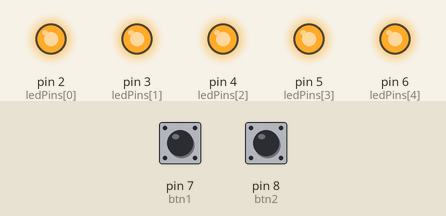
The sketch below on a simulated Arduino Uno, built with avr-gcc and run on an emulated ATmega328P. Parts: output pins drawn as LEDs (lit = HIGH). Dashed ring = blinking. The test bench sets the inputs (shaded band); at power-on: pin 8 (btn2) HIGH, pin 7 (btn1) HIGH.

Above: at 0.75 s.
1.3 s: pin 8 (btn2) pulled LOW for 0.15 s
4.4 s: pin 7 (btn1) pulled LOW for 0.15 s
At 7.4 s:
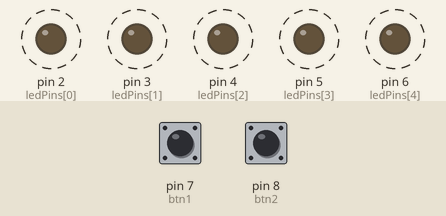
7.5 s: pin 7 (btn1) pulled LOW for 1 s
At 11.22 s:
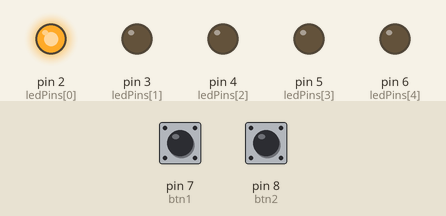
11.5 s: pin 7 (btn1) pulled LOW for 3.2 s
At 17.74 s:
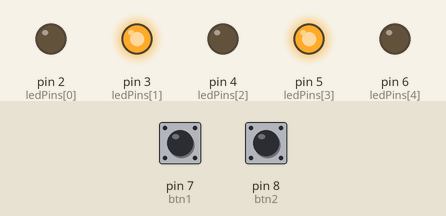
Timing chart, 0 to 21.7 s (numbered marks = the images above; inputs shaded):
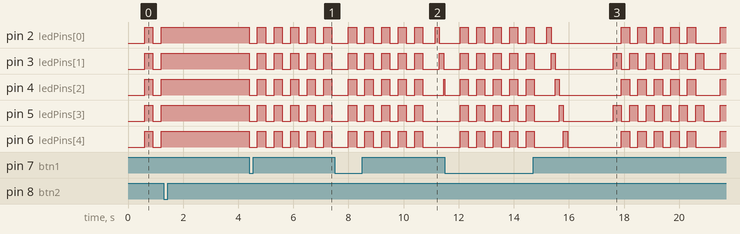

Measured:
- after the input at 1.3 s, pin 2 (ledPins[0]), pin 3 (ledPins[1]), pin 4 (ledPins[2]), pin 5 (ledPins[3]), pin 6 (ledPins[4]): stops changing and stays HIGH

The sketch:

nhay-led.ino
```cpp
const int ledPins[5] = {2, 3, 4, 5, 6};
const int btn1 = 7;
const int btn2 = 8;

int lastBtn1 = HIGH;
int lastBtn2 = HIGH;

unsigned long prevMillis = 0;
unsigned long pauseStart = 0;

bool pauseMode = false;   // đang tắt chờ nút?
bool running = true;      // đang chạy hiệu ứng?

int stage = 0;            // 0=mode1,1=mode2,2=mode3
int stepEffect = 0;

void setup() {
  for (int i = 0; i < 5; i++) pinMode(ledPins[i], OUTPUT);
  pinMode(btn1, INPUT_PULLUP);
  pinMode(btn2, INPUT_PULLUP);
}

void loop() {
  unsigned long now = millis();

  int r1 = digitalRead(btn1);
  int r2 = digitalRead(btn2);

  // ======================
  //    XỬ LÝ NÚT 1
  // ======================
  if (r1 == LOW && lastBtn1 == HIGH) {
    running = true;      // chạy lại hiệu ứng
    pauseMode = false;   // thoát pause
    stage = 0;
    stepEffect = 0;
    allOff();
  }
  lastBtn1 = r1;

  // ======================
  //    XỬ LÝ NÚT 2
  // ======================
  if (r2 == LOW && lastBtn2 == HIGH) {
    // bật 5 giây
    pauseMode = true;
    running = false;
    pauseStart = now;
    allOn();
  }
  lastBtn2 = r2;

  // ======================
  //   ĐANG PAUSE 5 GIÂY
  // ======================
  if (pauseMode) {
    // đã sáng đủ 5 giây → tắt và giữ nguyên
    if (now - pauseStart >= 5000) {
      allOff();
      // tiếp tục giữ trạng thái "đứng yên"
      // chỉ khi ấn nút 1 hoặc 2 mới chuyển tiếp
    }
    return; // không chạy hiệu ứng
  }

  // ======================
  //    CHẠY HIỆU ỨNG
  // ======================
  if (running) {
    run3Modes(now);
  }
}

void allOn() {
  for (int i = 0; i < 5; i++) digitalWrite(ledPins[i], HIGH);
}

void allOff() {
  for (int i = 0; i < 5; i++) digitalWrite(ledPins[i], LOW);
}

// ===============================
//   3 CHẾ ĐỘ LIÊN TỤC (non-blocking)
// ===============================
void run3Modes(unsigned long now) {

  // MODE 1: nhấp nháy
  if (stage == 0) {
    if (now - prevMillis >= 300) {
      prevMillis = now;
      stepEffect++;
      (stepEffect % 2 == 0) ? allOn() : allOff();

      if (stepEffect >= 12) {
        stage = 1;
        stepEffect = 0;
        allOff();
      }
    }
  }

  // MODE 2: chạy đèn trái sang phải
  else if (stage == 1) {
    if (now - prevMillis >= 150) {
      prevMillis = now;
      allOff();

      if (stepEffect < 5)
        digitalWrite(ledPins[stepEffect], HIGH);

      stepEffect++;

      if (stepEffect >= 15) {
        stage = 2;
        stepEffect = 0;
        allOff();
      }
    }
  }

  // MODE 3: sáng xen kẽ
  else if (stage == 2) {
    if (now - prevMillis >= 300) {
      prevMillis = now;

      for (int i = 0; i < 5; i++)
        digitalWrite(ledPins[i], (stepEffect % 2 == 0) ? (i % 2) : !(i % 2));

      stepEffect++;

      if (stepEffect >= 12) {
        stage = 0;
        stepEffect = 0;
        allOff();
      }
    }
  }
}
```
